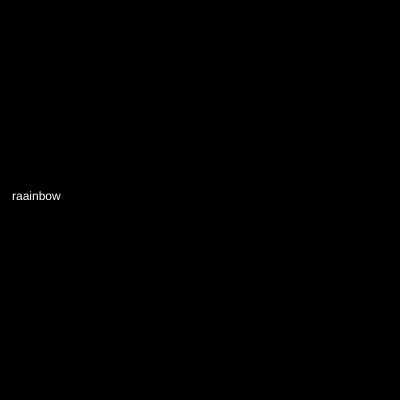
Frame 1 (no input)
Frame 60 (no input): identical to frame 1, image omitted
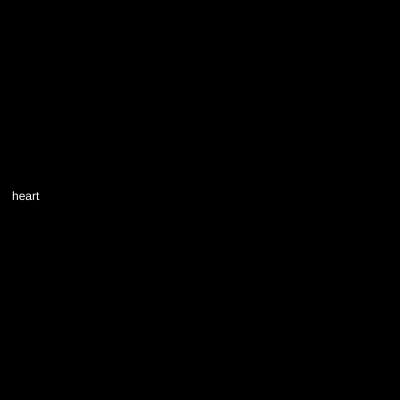
Frame 120 (the mouse pressed at the canvas centre since frame 60)

The p5.js sketch that drew these frames (run headless with seeded random() and noise() and a simulated clock; from frame 60 on, the mouse is pressed at the canvas centre):

// p5.js sketch
// ── sketch.js
var words=["raainbow","heart", "purple","friendship"];

var index =0;

function setup() {
    createCanvas(400,400);    
}

function draw() {
    background(0);
    fill(255);
    text(words[index],12,200);
}

function mousePressed(){
    index=index+1;
    
    if(index == words.length){
        index =0;
    }
}
